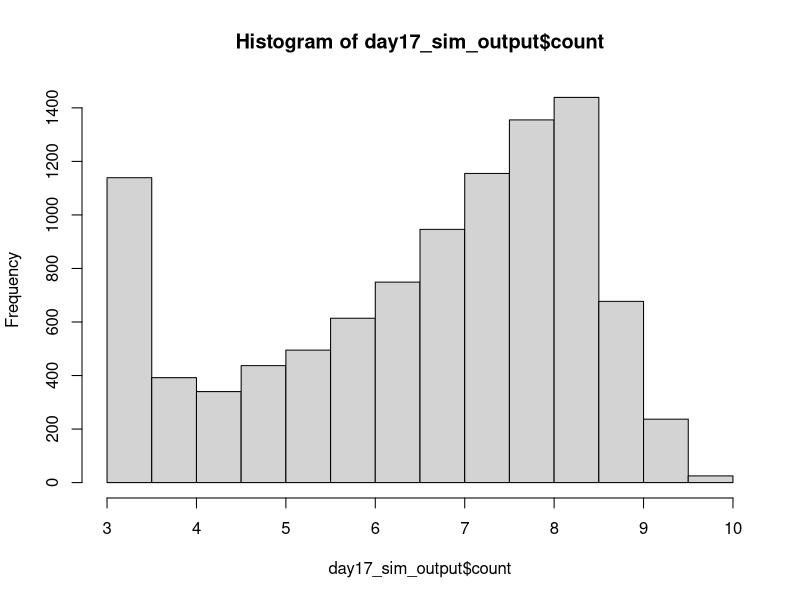
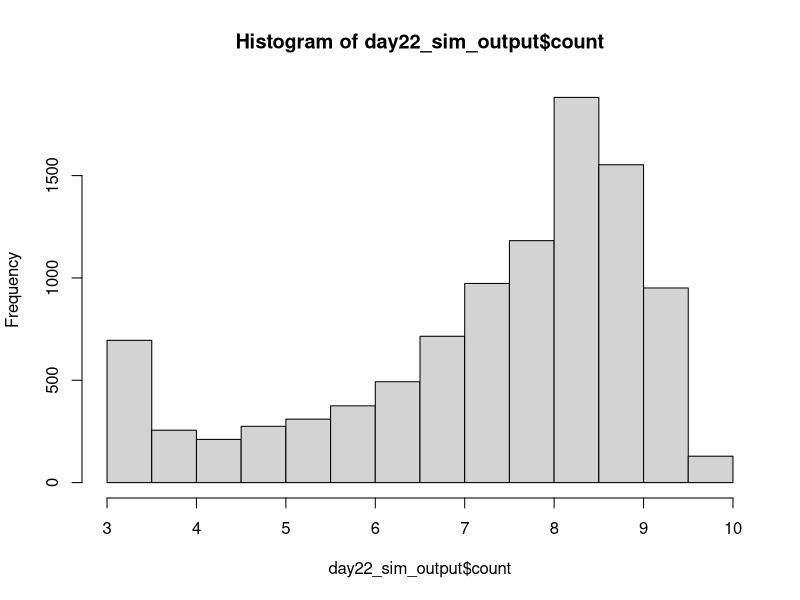

Generate these figures, in order, with R: (Note: this script raises an error after producing the figures.)
## ---------------------------Title---------------------------------------------
# CIDA Shelf Life Model

## ---------------------------Description---------------------------------------
# Project: CIDA Spinach 

# Description: 

## ---------------------------Packages------------------------------------------

#   Loading packages
library(dplyr); library(MASS); library(VGAM)

## ---------------------------Seed----------------------------------------------

#Set seed
set.seed(1)

## ---------------------------Inputs--------------------------------------------

#Load in data

strain_param <- read.csv("primary_model_parameters_strain_by_rep_2022_08_26.csv", header = TRUE)
apc_param <- read.csv("primary_model_parameters_apc_by_rep_2022_09_01.csv", header = TRUE)

mumax_secon <- read.csv("secondary_model_mumax_strain_by_rep_2022-09-01.csv", header = TRUE)
lag_secon <- read.csv("secondary_model_lag_strain_by_rep_2022_09_01.csv", header = TRUE)
lag_apc_secon <- read.csv("secondary_model_lag_apc_by_rep2022_09_01.csv", header = TRUE)

initial_count <- read.csv("initial_distribution_2022_08_24.csv", header = TRUE)
st_frequency <- read.csv("st_frequency_2022_05_18.csv", header = TRUE)

#Change strain parameters to lowercase 
strain_param$isolate <- tolower(strain_param$isolate)
apc_param$isolate <- tolower(apc_param$isolate)

mumax_secon$isolate <- tolower(mumax_secon$isolate)
lag_secon$isolate <- tolower(lag_secon$isolate)

#Initial Count Distribution: Log transforming initial count, and fitting a normal distribution to the data
initial_count_dist <- function(n){
  ans <- runif(n, min = initial_count$min, max = initial_count$max)
  return(ans)
}

#ST Distribution
isolates <- st_frequency$cida_isolates
st_prev <- st_frequency$frequency

st_dist <- function(n) {
ans <- sample(isolates, size = n, prob = st_prev, replace = T)
return(ans)
}

#Storage Temperature Distribution
temp_location <- 4
temp_shape <- 2.31

temp_dist <- function(n) {
  ans <- rlaplace(n, temp_location, temp_shape)
  for(i in 1:n)
  while (ans[i] < 0 | ans[i] > 10) {
    ans[i] <- rlaplace(1, temp_location, temp_shape)
  }
  return(ans)
}

#Primary Growth Models 


#Baranyi
baranyi <- function(day, log10n0, log10nmax, mumax, lag){
  log10n <- log10nmax + log10((-1 + exp(mumax * lag) + exp(mumax * day))/(exp(mumax * day) - 1 + exp(mumax * lag) * 10^(log10nmax - log10n0)))
}

#Baranyi without lag
baranyi_no_lag <- function(day, log10n0, log10nmax, mumax){
  log10n <- log10nmax - log10(1 + (10^(log10nmax - log10n0) - 1) * exp(-mumax * day))
}

#Buchanan
buchanan <- function(day, log10n0, log10nmax, mumax, lag){
  log10n <- log10n0 + (day >= lag) * (day <= (lag + (log10nmax - log10n0) * log(10) / mumax)) * mumax * (day - lag) / log(10) + (day >= lag) * (day>(lag + (log10nmax - log10n0) * log(10) / mumax)) * (log10nmax - log10n0)
}

#Buchanan without lag
buchanan_no_lag <- function(day, log10n0, log10nmax, mumax){
  log10n <- log10n0 + (day <= ((log10nmax - log10n0) * log(10) / mumax)) * mumax * day / log(10) + (day > ((log10nmax - log10n0) * log(10) / mumax)) * (log10nmax - log10n0)
}

#Gompertz
gompertz <- function(day, log10n0, log10nmax, mumax, lag){
  log10n <- log10n0 + (log10nmax - log10n0) * exp(-exp(mumax * exp(1) * (lag - day) / ((log10nmax - log10n0) * log(10)) + 1))
}


log10N_with_lag <- function(day, log10n0, log10nmax, mumax, lag, model) {
  ans <- numeric(length = length(day))
  for(i in seq_along(day)){
    if (model[i] == "baranyi") {
      ans[i] <- baranyi(day[i], log10n0[i], log10nmax[i], mumax[i], lag[i])
    }
    else if(model[i] == 'buchanan') {
      ans[i] <- buchanan(day[i], log10n0[i], log10nmax[i], mumax[i], lag[i])
    }
    else if(model[i] == "gompertz"){
      ans[i] <- gompertz(day[i], log10n0[i], log10nmax[i], mumax[i], lag[i])
    } 
    else{
      stop(paste0(model, " is not a valid model name. Must be one of Buchanan, Baranyi, Gompertz."))
    }
  }
  return(ans)
  
}

log10N_without_lag <- function(day, log10n0, log10nmax, mumax, model) {
  ans <- numeric(length = length(day))
  for(i in seq_along(day)){
    if (model[i] == "baranyi_no_lag") {
      ans[i] <- baranyi_no_lag(day[i], log10n0[i], log10nmax[i], mumax[i])
    }
    else if(model[i] == 'buchanan_no_lag') {
      ans[i] <- buchanan_no_lag(day[i], log10n0[i], log10nmax[i], mumax[i])
    }
    else{
      stop(paste0(model, " is not a valid model name. Must be one of Buchanan, Baranyi, Gompertz."))
    }
  }
  return(ans)
  
}

#Secondary model 

NewMu <- function(temp, b, temp_min) {
  sqrt_mu <- b*(temp - temp_min)
  ans <- sqrt_mu^2
  return(ans)
}

NewLag <- function(temp, b, temp_min) {
  sqrt_lag <- b*(temp - temp_min)
  ans <- sqrt_lag^2
  return(ans)
}

## ---------------------------Simulation Overview-------------------------------

n_packages <- 10000
n_sim <- n_packages
n_day <- 22

## ---------------Assigning Model Inputs----------------------------------------

#Assigning initial count, ST and temperature to each package
packages_sim <- data.frame(matrix(, nrow = n_sim, ncol = 9))
colnames(packages_sim) <- c("package", "initial_count", "storage_temp", "isolate", "isolate_rep", "model", "lag", "mu", "nmax")

packages_sim$package <- rep(1:n_packages)
packages_sim$initial_count <- initial_count_dist(n_sim)
packages_sim$storage_temp <- temp_dist(n_sim)
packages_sim$isolate <- st_dist(n_sim)
packages_sim$isolate_rep <- sample(1:3, n_sim, replace = TRUE)

#Assigning a growth model to each package. The selected model will be the best fitting model at 6˚C 
for(i in 1:n_sim){
  strain_index <- which(packages_sim$isolate[i] == strain_param$isolate & packages_sim$isolate_rep[i] == strain_param$rep & 6 == strain_param$temp)
  packages_sim$model[i] <- strain_param$model_type[strain_index]
}

#Assign lag to each package

for(i in 1:n_sim){
  rep <- packages_sim$isolate_rep[i]
  if(packages_sim$isolate[i] == "s12-0180"){
    rep <- sample(c(1, 3), 1, replace = TRUE)
  } else if (packages_sim$isolate[i] == "s12-0184"){
    rep <- 1
  } else if (packages_sim$isolate[i] == "s12-0132"){
    rep <- 3
  }  else {
    rep <- rep
  }
  apc_lag <- 0
  strain_index <- which(packages_sim$isolate[i] == lag_secon$isolate & rep == lag_secon$rep)
  strain_lag <- NewLag(packages_sim$storage_temp[i], lag_secon$b_mu[strain_index], lag_secon$temp_min_mu[strain_index])
  strain_lag <- ifelse(packages_sim$isolate[i] == "s12-0166", 0, strain_lag)
  packages_sim$lag[i] <- runif(n = 1, min = min(strain_lag, apc_lag), max = max(strain_lag, apc_lag))
  packages_sim$lag[i] <- packages_sim$lag[i]*1.6
}

packages_sim$lag <- ifelse(packages_sim$model %in% c("baranyi_no_lag", "buchanan_no_lag"), NA, packages_sim$lag)

#Assign mumax to each package
for(i in 1:n_sim){
  rep <- ifelse(packages_sim$isolate[i] == "s12-0141", 1, packages_sim$isolate_rep[i])
  strain_index <- which(packages_sim$isolate[i] == mumax_secon$isolate & rep == mumax_secon$rep)
  package_mu <- NewMu(packages_sim$storage_temp[i], mumax_secon$b_mu[strain_index], mumax_secon$temp_min_mu[strain_index])
  packages_sim$mu[i] <- package_mu
}

#Assign nmax to each package
for(i in 1:n_sim){
  rep <- packages_sim$isolate_rep[i]
strain_index <- which(packages_sim$isolate[i] == strain_param$isolate & rep == strain_param$rep & 6 == strain_param$temp)
apc_index <- which(packages_sim$isolate[i] == apc_param$isolate & rep == apc_param$rep & 6 == apc_param$temp)
strain_nmax <- strain_param$nmax[strain_index]
apc_nmax <- apc_param$nmax[strain_index]
packages_sim$nmax[i] <- runif(n = 1, strain_nmax, apc_nmax)
}

## ----------------Assessing Growth Over Shelf Life-----------------------------

models_with_lag <- c("baranyi", "buchanan", "gompertz")

shelf_life_sim <- packages_sim[rep(seq_len(nrow(packages_sim)), each = 22), ]
rownames(shelf_life_sim) <- 1:nrow(shelf_life_sim)
shelf_life_sim["day"] <- rep(1:n_day, times = n_sim)
shelf_life_sim["count"] <- NA

shelf_life_sim[is.na(shelf_life_sim$lag), ] <- shelf_life_sim[is.na(shelf_life_sim$lag), ] %>% 
  mutate(count = log10N_without_lag(day, initial_count, nmax, mu, model))

shelf_life_sim[!is.na(shelf_life_sim$lag), ] <- shelf_life_sim[!is.na(shelf_life_sim$lag), ] %>% 
  mutate(count = log10N_with_lag(day, initial_count, nmax, mu, lag, model))

## --------------------------------Plotting Outcome-----------------------------

day17_sim_output <- shelf_life_sim %>%
  filter(day == 17)

h17 <- hist(day17_sim_output$count)
h17


day22_sim_output <- shelf_life_sim %>%
  filter(day == 22)

h22 <- hist(day22_sim_output$count)
h22

## --------------------------------Threshold------------------------------------

sa_temp <- shelf_life_sim %>%
  group_by(day) %>%
  summarise(prop_fail = sum(count > 7.6)/n_packages) %>%
  mutate(adj = 1.6) %>%
  mutate(param = "lag")

## --------------------------------Export---------------------------------------

date <- Sys.Date()
date <- gsub("-", "_", date)
file_name <- paste0("output/sa_lag_", date,".csv")
  
write.table(sa_temp, file_name, sep = ",", col.names = !file.exists(file_name), append = T, row.names = FALSE)
